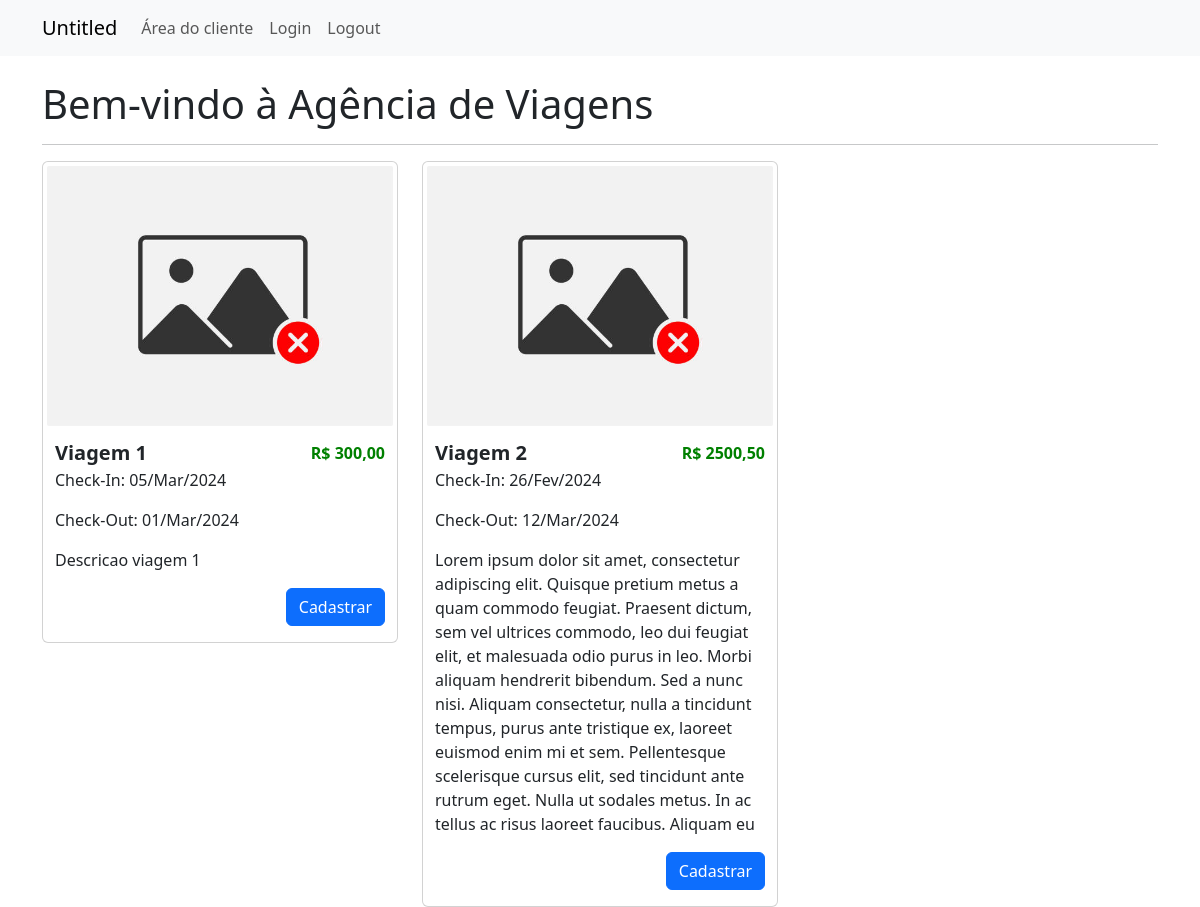
Page /trip/ on the earlier database version.
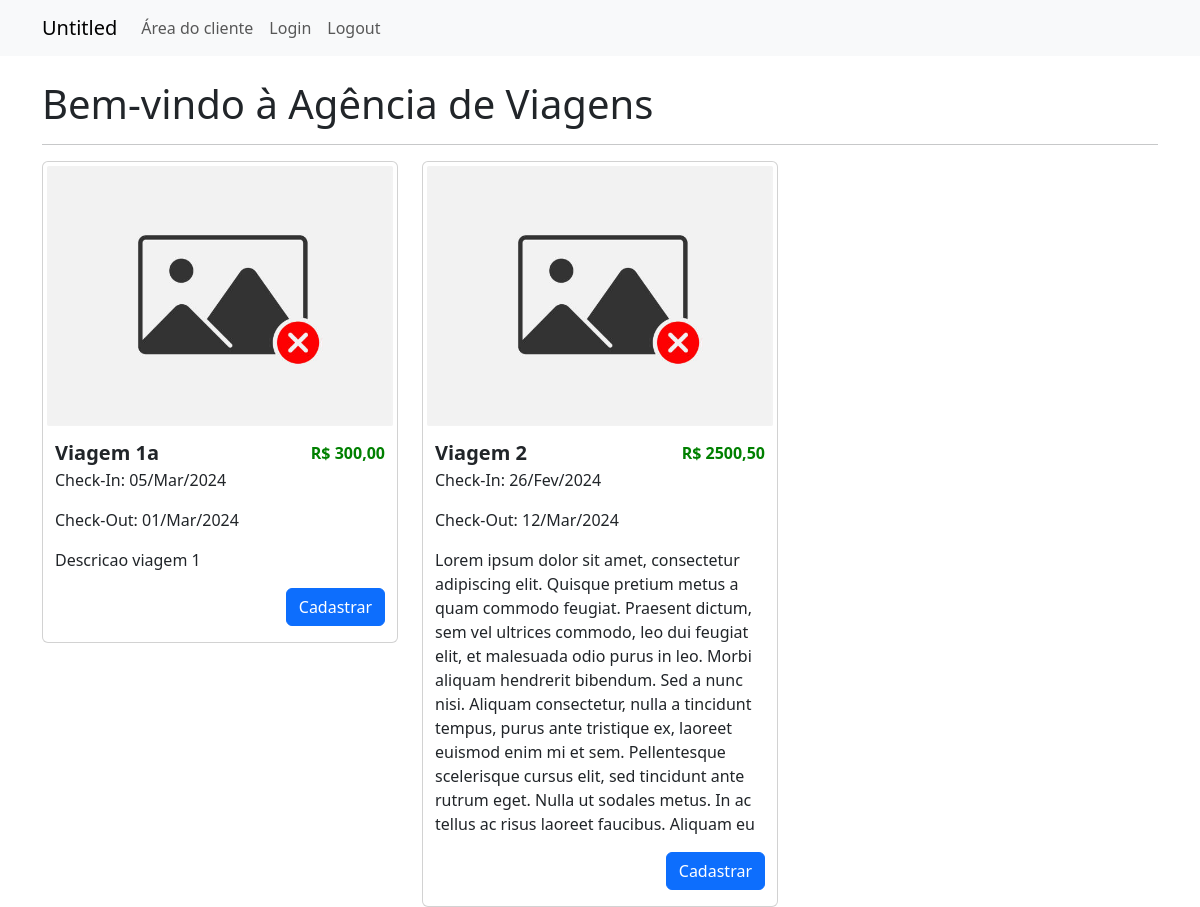
Same page on the later database version.
### trip/models.py (models this page shows, shortened)
class Viagem(models.Model):
    titulo = models.CharField(max_length=200)
    slug = models.SlugField(unique=True, blank=True)
    categoria = models.ForeignKey(
        Categoria, on_delete=models.SET_NULL, null=True, blank=True, default=None)  # noqa
    descricao = models.TextField(null=False)
    custo = models.DecimalField(max_digits=10, decimal_places=2, null=False)
    preco = models.DecimalField(max_digits=10, decimal_places=2, null=False)
    check_in_data = models.DateTimeField(null=False)
    check_out_data = models.DateTimeField(null=False)
    vagas_disponiveis = models.IntegerField()
    cover = models.ImageField(
        upload_to='viagens_covers/', null=True, blank=True)
    is_active = models.BooleanField(default=True)
    created_at = models.DateTimeField(auto_now_add=True)
    updated_at = models.DateTimeField(auto_now=True)

### trip/views.py (the view)
# urls.py: path('', listar_viagens_disponiveis, name='home'),
def listar_viagens_disponiveis(request):
    viagens_disponiveis = Viagem.objects.filter(
        is_active=True, vagas_disponiveis__gt=0)
    return render(request, 'home.html', {'viagens_disponiveis': viagens_disponiveis})

### trip/templates/home.html
{% extends "base_nosidebar.html" %}
{% block content %}
  <div class="viagens-disponiveis">
    <h1>Bem-vindo à Agência de Viagens</h1>
    <hr>
    <div class="row">
      {% for viagem in viagens_disponiveis %}
        <div class="col-md-4">
          <div class="card">
            {% if viagem.cover %}
                <img class="rounded p-1" src="{{ viagem.cover.url }}" alt="{{ viagem.titulo }}">
            {% else %}
                <p>Nenhuma imagem disponível</p>
            {% endif %}
            <div class="container">
              <div class="d-flex justify-content-between align-items-center mt-2">
                <span class="fs-5"><b>{{ viagem.titulo }}</b></span>
                <span class='price fs-6'>R$ {{ viagem.preco }}</span>
              </div>
              <p>Check-In: {{ viagem.check_in_data|date:'d/M/Y' }}</p>
              <p>Check-Out: {{ viagem.check_out_data|date:'d/M/Y' }}</p>
              <p>{{ viagem.descricao }}</p>
              <button class="btn btn-primary btn-md mb-3 float-end" onclick="window.location.href='{% url 'user:vincular_viagem' viagem.id %}'">Cadastrar</button>
            </div>
          </div>
        </div>
      {% endfor %}
    </div>
  </div>
{% endblock content %}

### base_templates/base_nosidebar.html (shortened to what this page needs)
<!DOCTYPE html>
<html lang="pt-BR">
<head>
    {% include "partials/head.html" %}
    {% include "partials/navbar.html" %}
</head>
<body>
    <div class="d-flex">
        <div class="container ml-2 pt-4">
            {% block content %}{% endblock content %}
        </div>
    </div>
</body>
</html>

### base_templates/partials/head.html (shortened to what this page needs)
{% load static %}
<head>
    <link rel="stylesheet" href="{% static 'css/styles.css' %}">
    <link href="https://cdn.jsdelivr.net/npm/bootstrap@5.3.3/dist/css/bootstrap.min.css" rel="stylesheet">
    <link rel="stylesheet" href="https://cdnjs.cloudflare.com/ajax/libs/bootstrap-datepicker/1.9.0/css/bootstrap-datepicker.min.css">
</head>

### base_templates/partials/navbar.html (shortened to what this page needs)
<nav class="navbar navbar-expand-lg bg-body-tertiary">
    <div class="container d-flex justify-content-between">
        <div>
            <a class="navbar-brand" href="#">Untitled</a>
        </div>
        <div class="collapse navbar-collapse w-50" id="navbarSupportedContent">
            <ul class="navbar-nav me-auto mb-2 mb-lg-0">
                <li class="nav-item">
                    <a class="nav-link" aria-current="page" href="#">Área do cliente</a>
                </li>
                <li class="nav-item">
                    <a class="nav-link" aria-current="page" href="#">Login</a>
                </li>
                <li class="nav-item">
                    <a class="nav-link" href="#">Logout</a>
                </li>
            </ul>
        </div>
    </div>
</nav>

### base_static/css/styles.css (style rules this page uses)
body { margin: 0; padding: 0; box-sizing: border-box; font-family: 'Arial', sans-serif; }
.price { font-weight: bold; color: green; }

Differences in the rows shown:
changed Viagem "Descricao viagem 1": titulo "Viagem 1" → "Viagem 1a"
